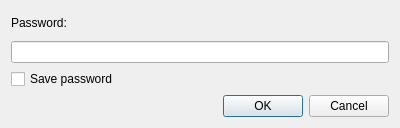
<?xml version="1.0" encoding="UTF-8"?>
<ui version="4.0">
 <class>PasswordDialog</class>
 <widget class="QDialog" name="PasswordDialog">
  <property name="geometry">
   <rect>
    <x>0</x>
    <y>0</y>
    <width>400</width>
    <height>128</height>
   </rect>
  </property>
  <property name="windowTitle">
   <string>FlyScp</string>
  </property>
  <layout class="QVBoxLayout" name="verticalLayout_2">
   <item>
    <widget class="QLabel" name="labelPrompt">
     <property name="text">
      <string>Password:</string>
     </property>
    </widget>
   </item>
   <item>
    <layout class="QVBoxLayout" name="verticalLayout">
     <item>
      <widget class="QLineEdit" name="editPassword">
       <property name="text">
        <string/>
       </property>
       <property name="echoMode">
        <enum>QLineEdit::Password</enum>
       </property>
      </widget>
     </item>
     <item>
      <widget class="QCheckBox" name="checkBoxIsSave">
       <property name="text">
        <string>Save password</string>
       </property>
      </widget>
     </item>
    </layout>
   </item>
   <item>
    <widget class="QDialogButtonBox" name="buttonBox">
     <property name="orientation">
      <enum>Qt::Horizontal</enum>
     </property>
     <property name="standardButtons">
      <set>QDialogButtonBox::Cancel|QDialogButtonBox::Ok</set>
     </property>
    </widget>
   </item>
  </layout>
 </widget>
 <resources/>
 <connections>
  <connection>
   <sender>buttonBox</sender>
   <signal>accepted()</signal>
   <receiver>PasswordDialog</receiver>
   <slot>accept()</slot>
   <hints>
    <hint type="sourcelabel">
     <x>248</x>
     <y>254</y>
    </hint>
    <hint type="destinationlabel">
     <x>157</x>
     <y>274</y>
    </hint>
   </hints>
  </connection>
  <connection>
   <sender>buttonBox</sender>
   <signal>rejected()</signal>
   <receiver>PasswordDialog</receiver>
   <slot>reject()</slot>
   <hints>
    <hint type="sourcelabel">
     <x>316</x>
     <y>260</y>
    </hint>
    <hint type="destinationlabel">
     <x>286</x>
     <y>274</y>
    </hint>
   </hints>
  </connection>
 </connections>
</ui>
